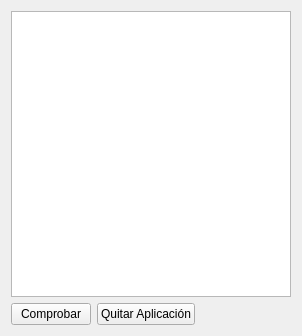
<?xml version="1.0" encoding="UTF-8"?>
<ui version="4.0">
 <class>Widget</class>
 <widget class="QWidget" name="Widget">
  <property name="geometry">
   <rect>
    <x>0</x>
    <y>0</y>
    <width>302</width>
    <height>336</height>
   </rect>
  </property>
  <property name="windowTitle">
   <string>Widget</string>
  </property>
  <layout class="QGridLayout" name="gridLayout">
   <item row="0" column="0">
    <widget class="QTableView" name="tableView"/>
   </item>
   <item row="1" column="0">
    <layout class="QHBoxLayout" name="horizontalLayout_3">
     <item>
      <widget class="QPushButton" name="ComprobarPushButton">
       <property name="text">
        <string>Comprobar</string>
       </property>
      </widget>
     </item>
     <item>
      <widget class="QPushButton" name="QuitarAplicacionPushButton">
       <property name="text">
        <string>Quitar Aplicación</string>
       </property>
      </widget>
     </item>
     <item>
      <spacer name="horizontalSpacer">
       <property name="orientation">
        <enum>Qt::Horizontal</enum>
       </property>
       <property name="sizeHint" stdset="0">
        <size>
         <width>40</width>
         <height>20</height>
        </size>
       </property>
      </spacer>
     </item>
    </layout>
   </item>
  </layout>
  <action name="actionComenzarelcuadradomagico">
   <property name="text">
    <string>Comenzar el cuadrado magico</string>
   </property>
  </action>
 </widget>
 <resources/>
 <connections/>
</ui>
